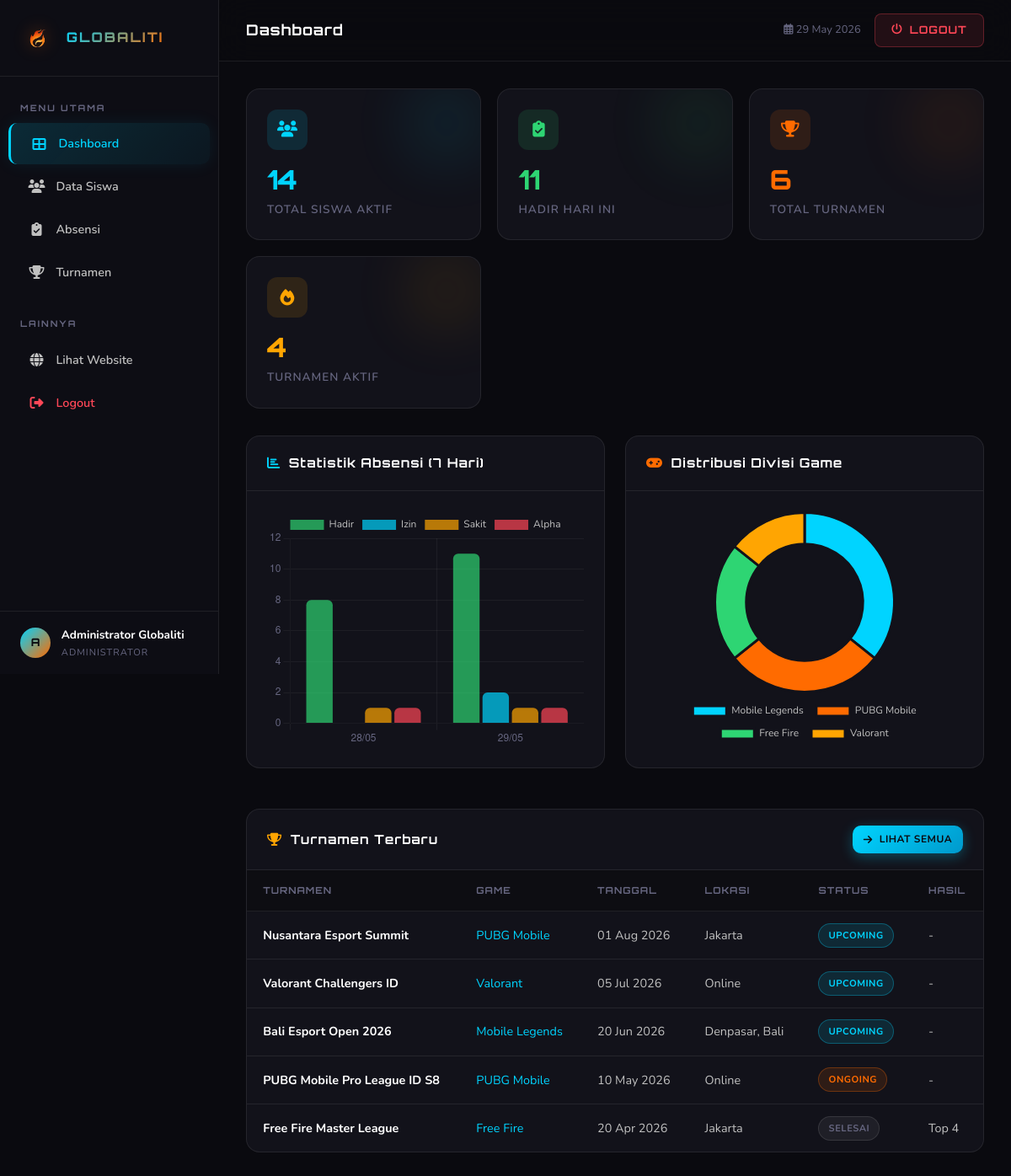
The page /admin/index.php (signed in) on the database its author committed.
### tables this page shows
CREATE TABLE `turnamen` (
  `id` INT AUTO_INCREMENT PRIMARY KEY,
  `nama_turnamen` VARCHAR(150) NOT NULL,
  `game` VARCHAR(50) NOT NULL,
  `tanggal_mulai` DATE NOT NULL,
  `tanggal_selesai` DATE DEFAULT NULL,
  `lokasi` VARCHAR(150) DEFAULT NULL,
  `status` ENUM('Upcoming','Ongoing','Selesai') NOT NULL DEFAULT 'Upcoming',
  `hasil` VARCHAR(100) DEFAULT NULL,
  `deskripsi` TEXT DEFAULT NULL,
  `created_at` TIMESTAMP DEFAULT CURRENT_TIMESTAMP
);

### admin/index.php (the view, shortened to what this page needs)
<?php
require_once 'config/database.php';
$totalSiswa = $pdo->query("SELECT COUNT(*) FROM siswa WHERE status='Aktif'")->fetchColumn();
$hadirHariIni = $pdo->query("SELECT COUNT(*) FROM absensi WHERE tanggal=CURDATE() AND status='Hadir'")->fetchColumn();
$totalTurnamen = $pdo->query("SELECT COUNT(*) FROM turnamen")->fetchColumn();
$turnamenAktif = $pdo->query("SELECT COUNT(*) FROM turnamen WHERE status IN ('Upcoming','Ongoing')")->fetchColumn();
$chartData = $pdo->query("
    SELECT tanggal,
        SUM(CASE WHEN status='Hadir' THEN 1 ELSE 0 END) as hadir,
        SUM(CASE WHEN status='Izin' THEN 1 ELSE 0 END) as izin,
        SUM(CASE WHEN status='Sakit' THEN 1 ELSE 0 END) as sakit,
        SUM(CASE WHEN status='Alpha' THEN 1 ELSE 0 END) as alpha
    FROM absensi
    WHERE tanggal >= DATE_SUB(CURDATE(), INTERVAL 6 DAY)
    GROUP BY tanggal ORDER BY tanggal ASC
")->fetchAll();
$chartLabels = []; $chartHadir = []; $chartIzin = []; $chartSakit = []; $chartAlpha = [];
foreach ($chartData as $row) {
    $chartLabels[] = date('d/m', strtotime($row['tanggal']));
    $chartHadir[] = (int)$row['hadir'];
    $chartIzin[] = (int)$row['izin'];
    $chartSakit[] = (int)$row['sakit'];
    $chartAlpha[] = (int)$row['alpha'];
}
$recentTournaments = $pdo->query("SELECT * FROM turnamen ORDER BY tanggal_mulai DESC LIMIT 5")->fetchAll();
$divisiData = $pdo->query("SELECT game_divisi, COUNT(*) as total FROM siswa WHERE status='Aktif' GROUP BY game_divisi")->fetchAll();
require_once 'includes/header.php';
?>
<div class="stats-grid">
    <div class="stat-card">
        <div class="stat-icon"><i class="fas fa-users"></i></div>
        <div class="stat-value"><?= $totalSiswa ?></div>
        <div class="stat-label">Total Siswa Aktif</div>
    </div>
    <div class="stat-card">
        <div class="stat-icon"><i class="fas fa-clipboard-check"></i></div>
        <div class="stat-value"><?= $hadirHariIni ?></div>
        <div class="stat-label">Hadir Hari Ini</div>
    </div>
    <div class="stat-card">
        <div class="stat-icon"><i class="fas fa-trophy"></i></div>
        <div class="stat-value"><?= $totalTurnamen ?></div>
        <div class="stat-label">Total Turnamen</div>
    </div>
    <div class="stat-card">
        <div class="stat-icon"><i class="fas fa-fire"></i></div>
        <div class="stat-value"><?= $turnamenAktif ?></div>
        <div class="stat-label">Turnamen Aktif</div>
    </div>
</div>
<div class="grid-2">
    <div class="card">
        <div class="card-header">
            <h3><i class="fas fa-chart-bar" style="color:var(--accent-cyan)"></i> Statistik Absensi (7 Hari)</h3>
        </div>
        <div class="card-body">
            <div class="chart-container">
                <canvas id="absensiChart"></canvas>
            </div>
        </div>
    </div>
    <div class="card">
        <div class="card-header">
            <h3><i class="fas fa-gamepad" style="color:var(--accent-orange)"></i> Distribusi Divisi Game</h3>
        </div>
        <div class="card-body">
            <div class="chart-container">
                <canvas id="divisiChart"></canvas>
            </div>
        </div>
    </div>
</div>
<div class="card" style="margin-top:1.5rem;">
    <div class="card-header">
        <h3><i class="fas fa-trophy" style="color:var(--warning)"></i> Turnamen Terbaru</h3>
        <a href="turnamen.php" class="btn btn-primary btn-sm"><i class="fas fa-arrow-right"></i> Lihat Semua</a>
    </div>
    <div class="card-body no-padding">
        <div class="table-responsive">
            <table>
                <thead>
                    <tr>
                        <th>Turnamen</th>
                        <th>Game</th>
                        <th>Tanggal</th>
                        <th>Lokasi</th>
                        <th>Status</th>
                        <th>Hasil</th>
                    </tr>
                </thead>
                <tbody>
                    <?php foreach ($recentTournaments as $t): ?>
                    <tr>
                        <td style="font-weight:700; color:var(--text-primary);"><?= htmlspecialchars($t['nama_turnamen']) ?></td>
                        <td><span style="color:var(--accent-cyan)"><?= htmlspecialchars($t['game']) ?></span></td>
                        <td><?= date('d M Y', strtotime($t['tanggal_mulai'])) ?></td>
                        <td><?= htmlspecialchars($t['lokasi'] ?? '-') ?></td>
                        <td>
                            <?php
                            $statusClass = match($t['status']) {
                                'Upcoming' => 'badge-upcoming',
                                'Ongoing' => 'badge-ongoing',
                                'Selesai' => 'badge-selesai',
                                default => 'badge-selesai'
                            };
                            ?>
                            <span class="badge <?= $statusClass ?>"><?= $t['status'] ?></span>
                        </td>
                        <td><?= htmlspecialchars($t['hasil'] ?? '-') ?></td>
                    </tr>
                    <?php endforeach; ?>
                </tbody>
            </table>
        </div>
    </div>
</div>
<script>
// Absensi Bar Chart
const absensiCtx = document.getElementById('absensiChart').getContext('2d');
new Chart(absensiCtx, {
    type: 'bar',
    data: {
        labels: <?= json_encode($chartLabels) ?>,
        datasets: [
            { label:'Hadir', data:<?= json_encode($chartHadir) ?>, backgroundColor:'rgba(46,213,115,0.7)', borderRadius:6 },
            { label:'Izin', data:<?= json_encode($chartIzin) ?>, backgroundColor:'rgba(0,212,255,0.7)', borderRadius:6 },
            { label:'Sakit', data:<?= json_encode($chartSakit) ?>, backgroundColor:'rgba(255,165,2,0.7)', borderRadius:6 },
            { label:'Alpha', data:<?= json_encode($chartAlpha) ?>, backgroundColor:'rgba(255,71,87,0.7)', borderRadius:6 }
        ]
    },
    options: {
        responsive: true, maintainAspectRatio: false,
        plugins: { legend: { labels: { color:'#C0C0C0', font:{family:'Nunito'} } } },
        scales: {
            x: { ticks:{color:'#666680'}, grid:{color:'rgba(255,255,255,0.05)'} },
            y: { ticks:{color:'#666680'}, grid:{color:'rgba(255,255,255,0.05)'}, beginAtZero:true }
        }
    }
});
// Divisi Doughnut Chart
const divisiCtx = document.getElementById('divisiChart').getContext('2d');
new Chart(divisiCtx, {
    type: 'doughnut',
    data: {
        labels: <?= json_encode(array_column($divisiData, 'game_divisi')) ?>,
        datasets: [{
            data: <?= json_encode(array_map('intval', array_column($divisiData, 'total'))) ?>,
            backgroundColor: ['#00D4FF','#FF6B00','#2ED573','#FFA502'],
            borderColor: '#12121A', borderWidth: 3
        }]
    },
    options: {
        responsive: true, maintainAspectRatio: false,
        cutout: '65%',
        plugins: { legend: { position:'bottom', labels: { color:'#C0C0C0', font:{family:'Nunito'}, padding:15 } } }
    }
});
</script>
<?php require_once 'includes/footer.php'; ?>

### rows shown on the page
turnamen: nama_turnamen "Nusantara Esport Summit", game "PUBG Mobile", tanggal_mulai "01 Aug 2026", lokasi "Jakarta", status "UPCOMING", hasil "-"
turnamen: nama_turnamen "Valorant Challengers ID", game "Valorant", tanggal_mulai "05 Jul 2026", lokasi "Online", status "UPCOMING", hasil "-"
turnamen: nama_turnamen "Bali Esport Open 2026", game "Mobile Legends", tanggal_mulai "20 Jun 2026", lokasi "Denpasar, Bali", status "UPCOMING", hasil "-"
turnamen: nama_turnamen "PUBG Mobile Pro League ID S8", game "PUBG Mobile", tanggal_mulai "10 May 2026", lokasi "Online", status "ONGOING", hasil "-"
turnamen: nama_turnamen "Free Fire Master League", game "Free Fire", tanggal_mulai "20 Apr 2026", lokasi "Jakarta", status "SELESAI", hasil "Top 4"

### other values the page prints
$adminInitial "A"
$adminNama "Administrator Globaliti"
$pageTitle "Dashboard"
$totalSiswa "14"
$hadirHariIni "11"
$totalTurnamen "6"
$turnamenAktif "4"
chart data {{ json_encode($chartHadir) }} [8,11]
chart data {{ json_encode($chartIzin) }} [0,2]
chart data {{ json_encode($chartSakit) }} [1,1]
